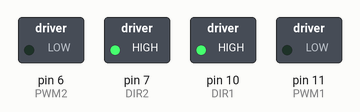
Simulated run of this sketch. Board: Arduino Uno, built with avr-gcc and run on an emulated ATmega328P. Shown: switched loads named in the sketch (green lamp = pin HIGH).

Above: at 0.1 s.
At 4.1 s:
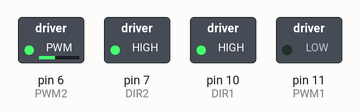
At 8.1 s:
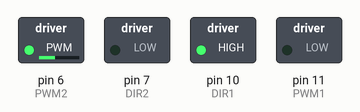
At 16.1 s:
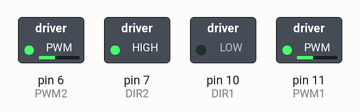
At 26.1 s:
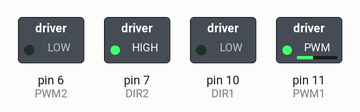
At 38.1 s:
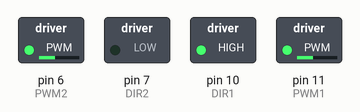
Timing chart, 0 to 39.6 s (numbered marks = the images above):
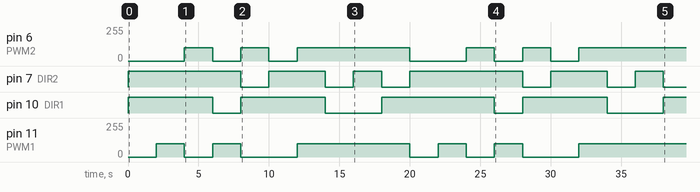

Measured:
- by itself, pin 6 (PWM2): 0/255 → 100/255 at 4.0 s, → 0/255 2.0 s later, → 100/255 2.0 s later, → 0/255 2.0 s later, … (11 changes in this stretch)
- by itself, pin 7 (DIR2): LOW → HIGH at 0.00 s, → LOW 8.0 s later, → HIGH 2.0 s later, → LOW 4.0 s later, … (12 changes in this stretch)
- by itself, pin 10 (DIR1): LOW → HIGH at 0.00 s, → LOW 6.0 s later, → HIGH 2.0 s later, → LOW 6.0 s later, … (9 changes in this stretch)
- by itself, pin 11 (PWM1): 0/255 → 100/255 at 2.0 s, → 0/255 2.0 s later, → 100/255 2.0 s later, → 0/255 2.0 s later, … (11 changes in this stretch)

The sketch:

LF-MK1.0_Motor_Test.ino
```cpp
#define DEFAULT_SPEED 100

// Motor A
const int PWM1 = 11;
const int DIR1 = 10;

// Motor B
const int PWM2 = 6;
const int DIR2 = 7;

void setup() {
  pinMode(PWM1, OUTPUT);
  pinMode(DIR1, OUTPUT);
  pinMode(PWM2, OUTPUT);
  pinMode(DIR2, OUTPUT);
}

void loop() {
  digitalWrite(DIR1, HIGH);
  analogWrite(PWM1, 0);
  digitalWrite(DIR2, HIGH);
  analogWrite(PWM2, 0);
  delay(2000);

  digitalWrite(DIR1, HIGH);
  analogWrite(PWM1, DEFAULT_SPEED);
  digitalWrite(DIR2, HIGH);
  analogWrite(PWM2, 0);
  delay(2000);
  digitalWrite(DIR1, HIGH);
  analogWrite(PWM1, 0);
  digitalWrite(DIR2, HIGH);
  analogWrite(PWM2, DEFAULT_SPEED);
  delay(2000);
  digitalWrite(DIR1, LOW);
  analogWrite(PWM1, DEFAULT_SPEED);
  digitalWrite(DIR2, HIGH);
  analogWrite(PWM2, 0);
  delay(2000);
  digitalWrite(DIR1, HIGH);
  analogWrite(PWM1, 0);
  digitalWrite(DIR2, LOW);
  analogWrite(PWM2, DEFAULT_SPEED);
  delay(2000);
  digitalWrite(DIR1, HIGH);
  analogWrite(PWM1, 0);
  digitalWrite(DIR2, HIGH);
  analogWrite(PWM2, 0);
  delay(2000);

  digitalWrite(DIR1, HIGH);
  analogWrite(PWM1, DEFAULT_SPEED);
  digitalWrite(DIR2, HIGH);
  analogWrite(PWM2, DEFAULT_SPEED);
  delay(2000);
  digitalWrite(DIR1, LOW);
  analogWrite(PWM1, DEFAULT_SPEED);
  digitalWrite(DIR2, LOW);
  analogWrite(PWM2, DEFAULT_SPEED);
  delay(2000);
  digitalWrite(DIR1, LOW);
  analogWrite(PWM1, DEFAULT_SPEED);
  digitalWrite(DIR2, HIGH);
  analogWrite(PWM2, DEFAULT_SPEED);
  delay(2000);
  digitalWrite(DIR1, HIGH);
  analogWrite(PWM1, DEFAULT_SPEED);
  digitalWrite(DIR2, LOW);
  analogWrite(PWM2, DEFAULT_SPEED);
  delay(2000);
}
```
